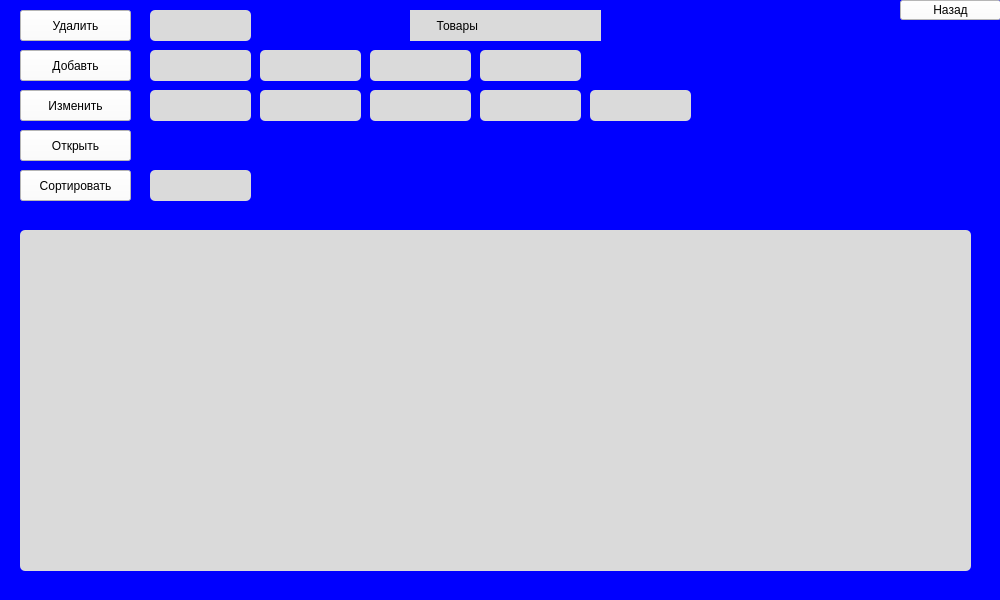
<?xml version="1.0" encoding="UTF-8"?>
<ui version="4.0">
 <class>MainWindow</class>
 <widget class="QMainWindow" name="MainWindow">
  <property name="geometry">
   <rect>
    <x>0</x>
    <y>0</y>
    <width>1000</width>
    <height>600</height>
   </rect>
  </property>
  <property name="minimumSize">
   <size>
    <width>1000</width>
    <height>600</height>
   </size>
  </property>
  <property name="maximumSize">
   <size>
    <width>1000</width>
    <height>600</height>
   </size>
  </property>
  <property name="sizeIncrement">
   <size>
    <width>1000</width>
    <height>800</height>
   </size>
  </property>
  <property name="baseSize">
   <size>
    <width>1000</width>
    <height>600</height>
   </size>
  </property>
  <property name="windowTitle">
   <string>drivers</string>
  </property>
  <property name="styleSheet">
   <string notr="true">background-color: rgb(0, 0, 255);
font: 75 12pt &quot;Fixedsys&quot;;
</string>
  </property>
  <widget class="QWidget" name="centralwidget">
   <widget class="QTableWidget" name="tableWidget">
    <property name="geometry">
     <rect>
      <x>20</x>
      <y>230</y>
      <width>951</width>
      <height>341</height>
     </rect>
    </property>
    <property name="styleSheet">
     <string notr="true">background-color: rgb(218, 218, 218);
border-radius: 5px;</string>
    </property>
    <property name="dragEnabled">
     <bool>true</bool>
    </property>
   </widget>
   <widget class="QPushButton" name="Dell">
    <property name="geometry">
     <rect>
      <x>20</x>
      <y>10</y>
      <width>111</width>
      <height>31</height>
     </rect>
    </property>
    <property name="styleSheet">
     <string notr="true">background-color: rgb(255, 255, 255);
</string>
    </property>
    <property name="text">
     <string>Удалить</string>
    </property>
   </widget>
   <widget class="QPushButton" name="Add">
    <property name="geometry">
     <rect>
      <x>20</x>
      <y>50</y>
      <width>111</width>
      <height>31</height>
     </rect>
    </property>
    <property name="styleSheet">
     <string notr="true">background-color: rgb(255, 255, 255);</string>
    </property>
    <property name="text">
     <string>Добавть</string>
    </property>
   </widget>
   <widget class="QPushButton" name="Change">
    <property name="geometry">
     <rect>
      <x>20</x>
      <y>90</y>
      <width>111</width>
      <height>31</height>
     </rect>
    </property>
    <property name="styleSheet">
     <string notr="true">background-color: rgb(255, 255, 255);</string>
    </property>
    <property name="text">
     <string>Изменить</string>
    </property>
   </widget>
   <widget class="QPushButton" name="Open">
    <property name="geometry">
     <rect>
      <x>20</x>
      <y>130</y>
      <width>111</width>
      <height>31</height>
     </rect>
    </property>
    <property name="styleSheet">
     <string notr="true">background-color: rgb(255, 255, 255);</string>
    </property>
    <property name="text">
     <string>Открыть</string>
    </property>
   </widget>
   <widget class="QPushButton" name="Sort">
    <property name="geometry">
     <rect>
      <x>20</x>
      <y>170</y>
      <width>111</width>
      <height>31</height>
     </rect>
    </property>
    <property name="styleSheet">
     <string notr="true">background-color: rgb(255, 255, 255);</string>
    </property>
    <property name="text">
     <string>Сортировать</string>
    </property>
   </widget>
   <widget class="QPushButton" name="Back">
    <property name="geometry">
     <rect>
      <x>900</x>
      <y>0</y>
      <width>101</width>
      <height>20</height>
     </rect>
    </property>
    <property name="styleSheet">
     <string notr="true">background-color: rgb(255, 255, 255);
</string>
    </property>
    <property name="text">
     <string>Назад</string>
    </property>
   </widget>
   <widget class="QLineEdit" name="DellLine">
    <property name="geometry">
     <rect>
      <x>150</x>
      <y>10</y>
      <width>101</width>
      <height>31</height>
     </rect>
    </property>
    <property name="styleSheet">
     <string notr="true">background-color: rgb(218, 218, 218);
border-radius: 5px;</string>
    </property>
   </widget>
   <widget class="QLineEdit" name="AddLine">
    <property name="geometry">
     <rect>
      <x>150</x>
      <y>50</y>
      <width>101</width>
      <height>31</height>
     </rect>
    </property>
    <property name="styleSheet">
     <string notr="true">background-color: rgb(218, 218, 218);
border-radius: 5px;</string>
    </property>
   </widget>
   <widget class="QLineEdit" name="AddLine_1">
    <property name="geometry">
     <rect>
      <x>260</x>
      <y>50</y>
      <width>101</width>
      <height>31</height>
     </rect>
    </property>
    <property name="styleSheet">
     <string notr="true">background-color: rgb(218, 218, 218);
border-radius: 5px;</string>
    </property>
   </widget>
   <widget class="QLineEdit" name="AddLine_2">
    <property name="geometry">
     <rect>
      <x>370</x>
      <y>50</y>
      <width>101</width>
      <height>31</height>
     </rect>
    </property>
    <property name="styleSheet">
     <string notr="true">background-color: rgb(218, 218, 218);
border-radius: 5px;</string>
    </property>
   </widget>
   <widget class="QLineEdit" name="AddLine_3">
    <property name="geometry">
     <rect>
      <x>480</x>
      <y>50</y>
      <width>101</width>
      <height>31</height>
     </rect>
    </property>
    <property name="styleSheet">
     <string notr="true">background-color: rgb(218, 218, 218);
border-radius: 5px;</string>
    </property>
   </widget>
   <widget class="QLineEdit" name="ChangeLine_4">
    <property name="geometry">
     <rect>
      <x>590</x>
      <y>90</y>
      <width>101</width>
      <height>31</height>
     </rect>
    </property>
    <property name="styleSheet">
     <string notr="true">background-color: rgb(218, 218, 218);
border-radius: 5px;</string>
    </property>
   </widget>
   <widget class="QLineEdit" name="ChangeLine_1">
    <property name="geometry">
     <rect>
      <x>260</x>
      <y>90</y>
      <width>101</width>
      <height>31</height>
     </rect>
    </property>
    <property name="styleSheet">
     <string notr="true">background-color: rgb(218, 218, 218);
border-radius: 5px;</string>
    </property>
   </widget>
   <widget class="QLineEdit" name="ChangeLine_2">
    <property name="geometry">
     <rect>
      <x>370</x>
      <y>90</y>
      <width>101</width>
      <height>31</height>
     </rect>
    </property>
    <property name="styleSheet">
     <string notr="true">background-color: rgb(218, 218, 218);
border-radius: 5px;</string>
    </property>
   </widget>
   <widget class="QLineEdit" name="ChangeLine_3">
    <property name="geometry">
     <rect>
      <x>480</x>
      <y>90</y>
      <width>101</width>
      <height>31</height>
     </rect>
    </property>
    <property name="styleSheet">
     <string notr="true">background-color: rgb(218, 218, 218);
border-radius: 5px;</string>
    </property>
   </widget>
   <widget class="QLineEdit" name="ChangeLine">
    <property name="geometry">
     <rect>
      <x>150</x>
      <y>90</y>
      <width>101</width>
      <height>31</height>
     </rect>
    </property>
    <property name="styleSheet">
     <string notr="true">background-color: rgb(218, 218, 218);
border-radius: 5px;</string>
    </property>
   </widget>
   <widget class="QLineEdit" name="lineEdit_13">
    <property name="geometry">
     <rect>
      <x>150</x>
      <y>170</y>
      <width>101</width>
      <height>31</height>
     </rect>
    </property>
    <property name="styleSheet">
     <string notr="true">background-color: rgb(218, 218, 218);
border-radius: 5px;</string>
    </property>
   </widget>
   <widget class="QLabel" name="label">
    <property name="geometry">
     <rect>
      <x>410</x>
      <y>10</y>
      <width>191</width>
      <height>31</height>
     </rect>
    </property>
    <property name="styleSheet">
     <string notr="true">background-color: rgb(218, 218, 218);</string>
    </property>
    <property name="text">
     <string>        Товары</string>
    </property>
   </widget>
  </widget>
 </widget>
 <resources/>
 <connections/>
</ui>
